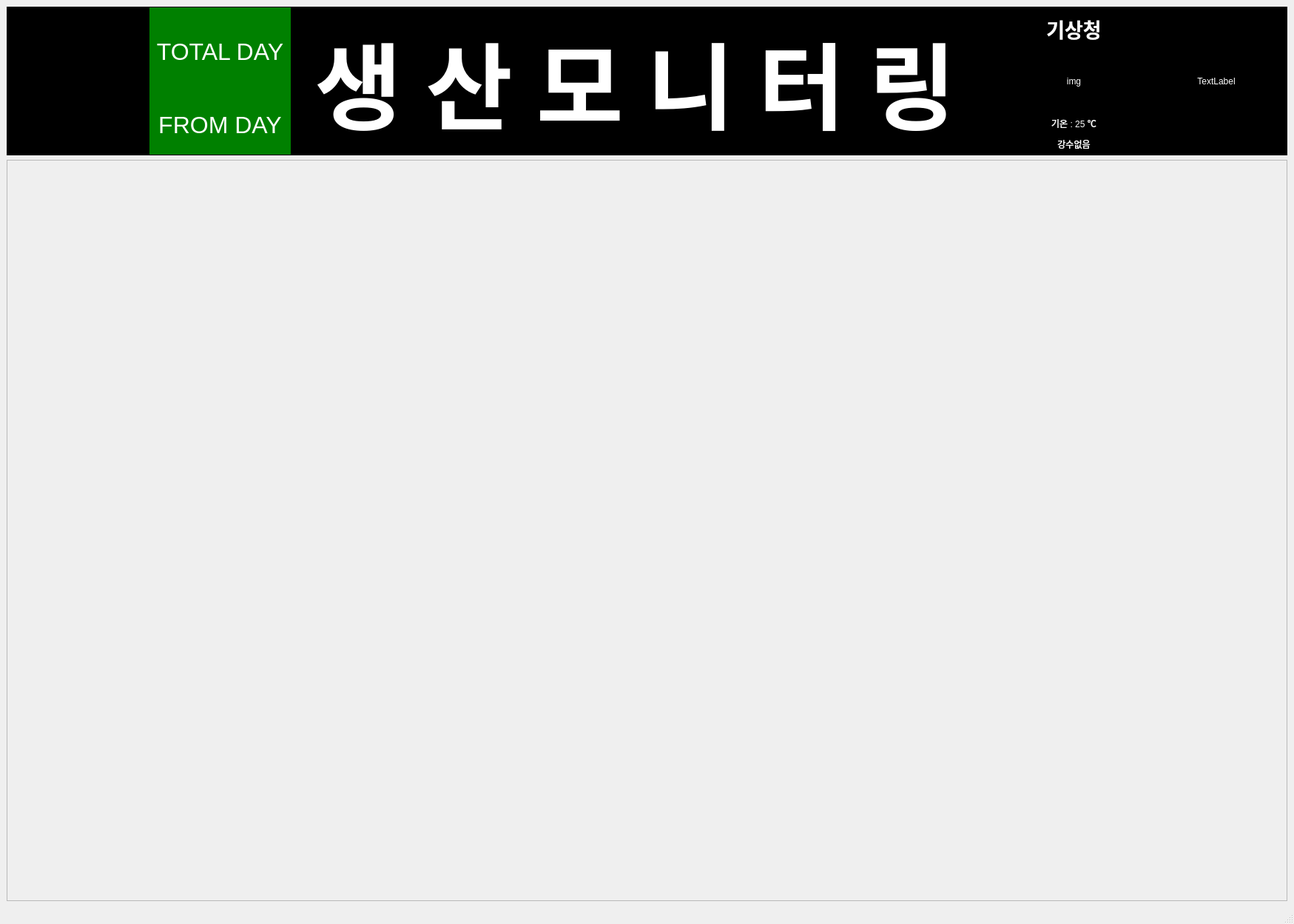
<?xml version="1.0" encoding="UTF-8"?>
<ui version="4.0">
 <class>MainWindow</class>
 <widget class="QMainWindow" name="MainWindow">
  <property name="geometry">
   <rect>
    <x>0</x>
    <y>0</y>
    <width>1749</width>
    <height>1249</height>
   </rect>
  </property>
  <property name="sizePolicy">
   <sizepolicy hsizetype="Preferred" vsizetype="Minimum">
    <horstretch>0</horstretch>
    <verstretch>0</verstretch>
   </sizepolicy>
  </property>
  <property name="windowTitle">
   <string>MainWindow</string>
  </property>
  <widget class="QWidget" name="centralwidget">
   <layout class="QVBoxLayout" name="verticalLayout_4">
    <item>
     <widget class="QFrame" name="frame_head">
      <property name="sizePolicy">
       <sizepolicy hsizetype="Preferred" vsizetype="Preferred">
        <horstretch>0</horstretch>
        <verstretch>2</verstretch>
       </sizepolicy>
      </property>
      <property name="styleSheet">
       <string notr="true">background-color:black;
color:white;</string>
      </property>
      <property name="frameShape">
       <enum>QFrame::NoFrame</enum>
      </property>
      <property name="frameShadow">
       <enum>QFrame::Plain</enum>
      </property>
      <layout class="QHBoxLayout" name="horizontalLayout_13">
       <property name="spacing">
        <number>0</number>
       </property>
       <property name="leftMargin">
        <number>0</number>
       </property>
       <property name="topMargin">
        <number>0</number>
       </property>
       <property name="rightMargin">
        <number>0</number>
       </property>
       <property name="bottomMargin">
        <number>0</number>
       </property>
       <item>
        <widget class="QLabel" name="label_img_NoAccident">
         <property name="sizePolicy">
          <sizepolicy hsizetype="Preferred" vsizetype="Preferred">
           <horstretch>1</horstretch>
           <verstretch>0</verstretch>
          </sizepolicy>
         </property>
         <property name="maximumSize">
          <size>
           <width>16777215</width>
           <height>570</height>
          </size>
         </property>
         <property name="text">
          <string/>
         </property>
         <property name="pixmap">
          <pixmap>../../assets/PyQt/images/무재해.jpg</pixmap>
         </property>
         <property name="scaledContents">
          <bool>true</bool>
         </property>
         <property name="alignment">
          <set>Qt::AlignJustify|Qt::AlignVCenter</set>
         </property>
        </widget>
       </item>
       <item>
        <widget class="QFrame" name="frame_Accident">
         <property name="sizePolicy">
          <sizepolicy hsizetype="Preferred" vsizetype="Preferred">
           <horstretch>1</horstretch>
           <verstretch>0</verstretch>
          </sizepolicy>
         </property>
         <property name="frameShape">
          <enum>QFrame::StyledPanel</enum>
         </property>
         <property name="frameShadow">
          <enum>QFrame::Raised</enum>
         </property>
         <layout class="QVBoxLayout" name="verticalLayout_Accident">
          <property name="spacing">
           <number>0</number>
          </property>
          <property name="leftMargin">
           <number>0</number>
          </property>
          <property name="topMargin">
           <number>0</number>
          </property>
          <property name="rightMargin">
           <number>0</number>
          </property>
          <property name="bottomMargin">
           <number>0</number>
          </property>
          <item>
           <widget class="QLabel" name="label_totalDays">
            <property name="sizePolicy">
             <sizepolicy hsizetype="Preferred" vsizetype="Preferred">
              <horstretch>0</horstretch>
              <verstretch>3</verstretch>
             </sizepolicy>
            </property>
            <property name="styleSheet">
             <string notr="true">background-color:green;
color:white;
font-size:32px;</string>
            </property>
            <property name="text">
             <string>TOTAL DAY</string>
            </property>
            <property name="alignment">
             <set>Qt::AlignCenter</set>
            </property>
           </widget>
          </item>
          <item>
           <widget class="QLabel" name="label_fromDays">
            <property name="sizePolicy">
             <sizepolicy hsizetype="Preferred" vsizetype="Preferred">
              <horstretch>0</horstretch>
              <verstretch>2</verstretch>
             </sizepolicy>
            </property>
            <property name="styleSheet">
             <string notr="true">background-color:green;
color:white;
font-size:32px;</string>
            </property>
            <property name="lineWidth">
             <number>0</number>
            </property>
            <property name="text">
             <string>FROM DAY</string>
            </property>
            <property name="alignment">
             <set>Qt::AlignCenter</set>
            </property>
           </widget>
          </item>
         </layout>
        </widget>
       </item>
       <item>
        <widget class="QLabel" name="label_Title">
         <property name="sizePolicy">
          <sizepolicy hsizetype="Preferred" vsizetype="Preferred">
           <horstretch>5</horstretch>
           <verstretch>0</verstretch>
          </sizepolicy>
         </property>
         <property name="styleSheet">
          <string notr="true">font-weight:900;
font-size: 128px;
letter-spacing:32px;</string>
         </property>
         <property name="text">
          <string>생산모니터링</string>
         </property>
         <property name="alignment">
          <set>Qt::AlignCenter</set>
         </property>
        </widget>
       </item>
       <item>
        <widget class="QFrame" name="frame_Weather">
         <property name="sizePolicy">
          <sizepolicy hsizetype="Preferred" vsizetype="Preferred">
           <horstretch>1</horstretch>
           <verstretch>0</verstretch>
          </sizepolicy>
         </property>
         <property name="frameShape">
          <enum>QFrame::StyledPanel</enum>
         </property>
         <property name="frameShadow">
          <enum>QFrame::Raised</enum>
         </property>
         <layout class="QVBoxLayout" name="verticalLayout_weather">
          <property name="spacing">
           <number>0</number>
          </property>
          <property name="leftMargin">
           <number>0</number>
          </property>
          <property name="topMargin">
           <number>0</number>
          </property>
          <property name="rightMargin">
           <number>0</number>
          </property>
          <property name="bottomMargin">
           <number>0</number>
          </property>
          <item>
           <widget class="QLabel" name="label_weather_title">
            <property name="sizePolicy">
             <sizepolicy hsizetype="Preferred" vsizetype="Preferred">
              <horstretch>0</horstretch>
              <verstretch>2</verstretch>
             </sizepolicy>
            </property>
            <property name="font">
             <font>
              <family>Ubuntu Condensed</family>
              <pointsize>20</pointsize>
              <bold>true</bold>
             </font>
            </property>
            <property name="text">
             <string>기상청</string>
            </property>
            <property name="alignment">
             <set>Qt::AlignCenter</set>
            </property>
           </widget>
          </item>
          <item>
           <widget class="QLabel" name="label_weather_img">
            <property name="sizePolicy">
             <sizepolicy hsizetype="Preferred" vsizetype="Preferred">
              <horstretch>0</horstretch>
              <verstretch>3</verstretch>
             </sizepolicy>
            </property>
            <property name="midLineWidth">
             <number>0</number>
            </property>
            <property name="text">
             <string>img</string>
            </property>
            <property name="scaledContents">
             <bool>true</bool>
            </property>
            <property name="alignment">
             <set>Qt::AlignCenter</set>
            </property>
           </widget>
          </item>
          <item>
           <widget class="QLabel" name="label_weather_temp">
            <property name="sizePolicy">
             <sizepolicy hsizetype="Preferred" vsizetype="Preferred">
              <horstretch>0</horstretch>
              <verstretch>1</verstretch>
             </sizepolicy>
            </property>
            <property name="text">
             <string>기온 : 25 ℃</string>
            </property>
            <property name="alignment">
             <set>Qt::AlignCenter</set>
            </property>
           </widget>
          </item>
          <item>
           <widget class="QLabel" name="label_PTY">
            <property name="sizePolicy">
             <sizepolicy hsizetype="Preferred" vsizetype="Preferred">
              <horstretch>0</horstretch>
              <verstretch>1</verstretch>
             </sizepolicy>
            </property>
            <property name="text">
             <string>강수없음</string>
            </property>
            <property name="alignment">
             <set>Qt::AlignCenter</set>
            </property>
           </widget>
          </item>
         </layout>
        </widget>
       </item>
       <item>
        <widget class="QFrame" name="frame_Clock">
         <property name="sizePolicy">
          <sizepolicy hsizetype="Preferred" vsizetype="Preferred">
           <horstretch>1</horstretch>
           <verstretch>0</verstretch>
          </sizepolicy>
         </property>
         <property name="frameShape">
          <enum>QFrame::StyledPanel</enum>
         </property>
         <property name="frameShadow">
          <enum>QFrame::Raised</enum>
         </property>
         <layout class="QVBoxLayout" name="verticalLayout_Clock">
          <property name="spacing">
           <number>0</number>
          </property>
          <property name="leftMargin">
           <number>0</number>
          </property>
          <property name="topMargin">
           <number>0</number>
          </property>
          <property name="rightMargin">
           <number>0</number>
          </property>
          <property name="bottomMargin">
           <number>0</number>
          </property>
          <item>
           <widget class="QLabel" name="label_clock">
            <property name="text">
             <string>TextLabel</string>
            </property>
            <property name="alignment">
             <set>Qt::AlignCenter</set>
            </property>
           </widget>
          </item>
         </layout>
        </widget>
       </item>
      </layout>
     </widget>
    </item>
    <item>
     <widget class="QFrame" name="frame_contents">
      <property name="sizePolicy">
       <sizepolicy hsizetype="Preferred" vsizetype="Preferred">
        <horstretch>0</horstretch>
        <verstretch>10</verstretch>
       </sizepolicy>
      </property>
      <property name="frameShape">
       <enum>QFrame::StyledPanel</enum>
      </property>
      <property name="frameShadow">
       <enum>QFrame::Raised</enum>
      </property>
      <property name="midLineWidth">
       <number>2</number>
      </property>
      <layout class="QVBoxLayout" name="vLayout_contents">
       <property name="spacing">
        <number>0</number>
       </property>
      </layout>
     </widget>
    </item>
   </layout>
  </widget>
  <widget class="QMenuBar" name="menubar">
   <property name="geometry">
    <rect>
     <x>0</x>
     <y>0</y>
     <width>1749</width>
     <height>27</height>
    </rect>
   </property>
  </widget>
  <widget class="QStatusBar" name="statusbar"/>
 </widget>
 <resources/>
 <connections/>
</ui>
